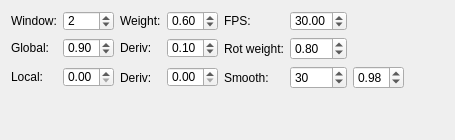
        <widget class="QWidget" name="animationBlendingPage">
         <attribute name="title">
          <string>Animation blend</string>
         </attribute>
         <layout class="QGridLayout" name="gridLayout_8">
          <item row="1" column="0">
           <widget class="QLabel" name="animationBlendingGlobalLabel">
            <property name="maximumSize">
             <size>
              <width>16777215</width>
              <height>20</height>
             </size>
            </property>
            <property name="text">
             <string>Global:</string>
            </property>
           </widget>
          </item>
          <item row="1" column="1">
           <widget class="QDoubleSpinBox" name="animationBlendingGlobalSpinBox">
            <property name="maximumSize">
             <size>
              <width>16777215</width>
              <height>20</height>
             </size>
            </property>
            <property name="maximum">
             <double>1.000000000000000</double>
            </property>
            <property name="singleStep">
             <double>0.100000000000000</double>
            </property>
            <property name="value">
             <double>0.900000000000000</double>
            </property>
           </widget>
          </item>
          <item row="0" column="1">
           <widget class="QSpinBox" name="animationBlendingWindowSpinBox">
            <property name="maximumSize">
             <size>
              <width>16777215</width>
              <height>20</height>
             </size>
            </property>
            <property name="maximum">
             <number>10</number>
            </property>
            <property name="value">
             <number>2</number>
            </property>
           </widget>
          </item>
          <item row="4" column="0">
           <spacer name="verticalSpacer_4">
            <property name="orientation">
             <enum>Qt::Vertical</enum>
            </property>
            <property name="sizeHint" stdset="0">
             <size>
              <width>20</width>
              <height>40</height>
             </size>
            </property>
           </spacer>
          </item>
          <item row="1" column="3">
           <widget class="QDoubleSpinBox" name="animationBlendingGlobalDerivativeSpinBox">
            <property name="maximumSize">
             <size>
              <width>16777215</width>
              <height>20</height>
             </size>
            </property>
            <property name="maximum">
             <double>1.000000000000000</double>
            </property>
            <property name="singleStep">
             <double>0.100000000000000</double>
            </property>
            <property name="value">
             <double>0.100000000000000</double>
            </property>
           </widget>
          </item>
          <item row="2" column="6">
           <widget class="QSpinBox" name="animationBlendingSmoothIterationsSpinBox">
            <property name="maximum">
             <number>100</number>
            </property>
            <property name="value">
             <number>30</number>
            </property>
           </widget>
          </item>
          <item row="0" column="4">
           <widget class="QLabel" name="animationBlendingFPSLabel">
            <property name="maximumSize">
             <size>
              <width>16777215</width>
              <height>20</height>
             </size>
            </property>
            <property name="text">
             <string>FPS:</string>
            </property>
           </widget>
          </item>
          <item row="0" column="6">
           <widget class="QDoubleSpinBox" name="animationBlendingFPSSpinBox">
            <property name="maximumSize">
             <size>
              <width>16777215</width>
              <height>20</height>
             </size>
            </property>
            <property name="value">
             <double>30.000000000000000</double>
            </property>
           </widget>
          </item>
          <item row="0" column="2">
           <widget class="QLabel" name="animationBlendingMainWeightLabel">
            <property name="maximumSize">
             <size>
              <width>16777215</width>
              <height>20</height>
             </size>
            </property>
            <property name="text">
             <string>Weight:</string>
            </property>
           </widget>
          </item>
          <item row="0" column="0">
           <widget class="QLabel" name="animationBlendingWindowLabel">
            <property name="maximumSize">
             <size>
              <width>16777215</width>
              <height>20</height>
             </size>
            </property>
            <property name="text">
             <string>Window:</string>
            </property>
           </widget>
          </item>
          <item row="2" column="11">
           <spacer name="horizontalSpacer">
            <property name="orientation">
             <enum>Qt::Horizontal</enum>
            </property>
            <property name="sizeHint" stdset="0">
             <size>
              <width>40</width>
              <height>20</height>
             </size>
            </property>
           </spacer>
          </item>
          <item row="1" column="6">
           <widget class="QDoubleSpinBox" name="animationBlendingRotationWeightSpinBox">
            <property name="maximum">
             <double>1.000000000000000</double>
            </property>
            <property name="singleStep">
             <double>0.050000000000000</double>
            </property>
            <property name="value">
             <double>0.800000000000000</double>
            </property>
           </widget>
          </item>
          <item row="0" column="3">
           <widget class="QDoubleSpinBox" name="animationBlendingMainWeightSpinBox">
            <property name="maximumSize">
             <size>
              <width>16777215</width>
              <height>20</height>
             </size>
            </property>
            <property name="maximum">
             <double>1.000000000000000</double>
            </property>
            <property name="value">
             <double>0.600000000000000</double>
            </property>
           </widget>
          </item>
          <item row="2" column="10">
           <widget class="QDoubleSpinBox" name="animationBlendingSmoothThresholdSpinBox">
            <property name="maximum">
             <double>1.000000000000000</double>
            </property>
            <property name="singleStep">
             <double>0.050000000000000</double>
            </property>
            <property name="value">
             <double>0.980000000000000</double>
            </property>
           </widget>
          </item>
          <item row="1" column="4">
           <widget class="QLabel" name="animationBlendingRotationWeightLabel">
            <property name="text">
             <string>Rot weight:</string>
            </property>
           </widget>
          </item>
          <item row="1" column="2">
           <widget class="QLabel" name="animationBlendingGlobalDerivativeLabel">
            <property name="maximumSize">
             <size>
              <width>16777215</width>
              <height>20</height>
             </size>
            </property>
            <property name="text">
             <string>Deriv:</string>
            </property>
           </widget>
          </item>
          <item row="2" column="4">
           <widget class="QLabel" name="animationBlendingSmoothLabel">
            <property name="text">
             <string>Smooth:</string>
            </property>
           </widget>
          </item>
          <item row="2" column="2">
           <widget class="QLabel" name="animationBlendingLocalDerivativeLabel">
            <property name="text">
             <string>Deriv:</string>
            </property>
           </widget>
          </item>
          <item row="2" column="1">
           <widget class="QDoubleSpinBox" name="animationBlendingLocalSpinBox">
            <property name="maximumSize">
             <size>
              <width>16777215</width>
              <height>20</height>
             </size>
            </property>
            <property name="maximum">
             <double>1.000000000000000</double>
            </property>
            <property name="singleStep">
             <double>0.100000000000000</double>
            </property>
            <property name="value">
             <double>0.000000000000000</double>
            </property>
           </widget>
          </item>
          <item row="2" column="3">
           <widget class="QDoubleSpinBox" name="animationBlendingLocalDerivativeSpinBox">
            <property name="maximumSize">
             <size>
              <width>16777215</width>
              <height>20</height>
             </size>
            </property>
            <property name="maximum">
             <double>1.000000000000000</double>
            </property>
            <property name="singleStep">
             <double>0.100000000000000</double>
            </property>
            <property name="value">
             <double>0.000000000000000</double>
            </property>
           </widget>
          </item>
          <item row="2" column="0">
           <widget class="QLabel" name="animationBlendingLocalLabel">
            <property name="maximumSize">
             <size>
              <width>16777215</width>
              <height>20</height>
             </size>
            </property>
            <property name="text">
             <string>Local:</string>
            </property>
           </widget>
          </item>
         </layout>
        </widget>
